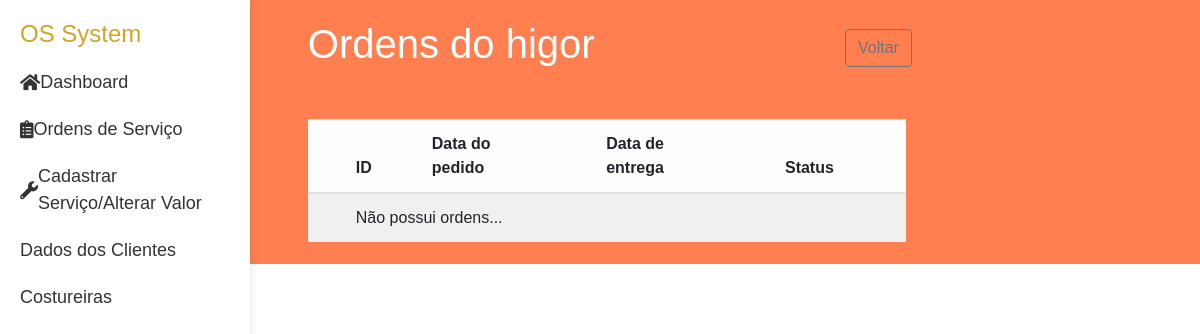
The page /clientes/ordens_cliente_1 on the database as committed earlier.
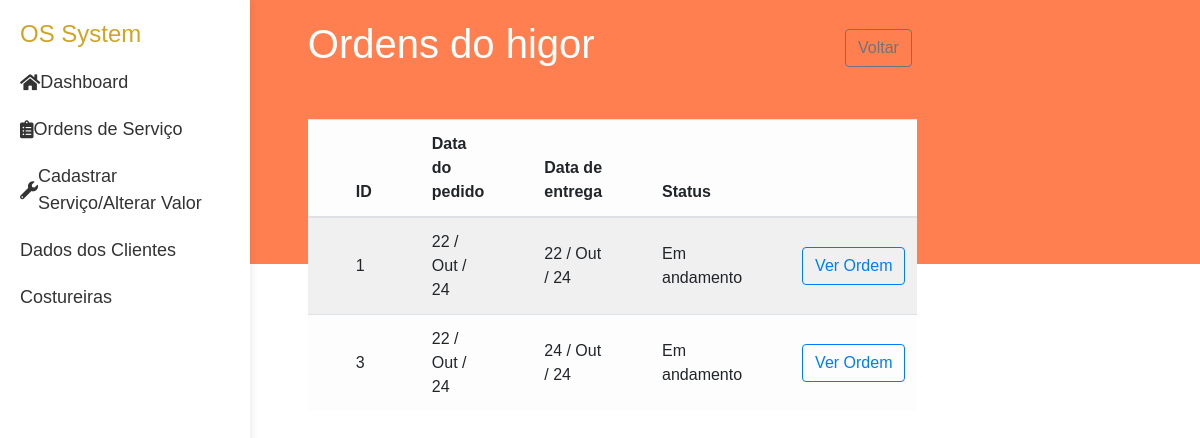
The same page on the database as committed later.
### ordens/models.py (models this page shows, shortened)
class Ordem(models.Model):
    cliente = models.ForeignKey(Cliente, related_name='ordens', on_delete=models.CASCADE)
    data_pedido = models.DateTimeField(auto_now_add=True)
    data_entrega = models.DateField()
    status = models.IntegerField(choices=STATUS, default=0)

### cliente/views.py (the view)
# urls.py: path('ordens_cliente_<int:id>', views.ordens_cliente, name= 'ordens_cliente'),
def ordens_cliente(request, id):
    cliente = get_object_or_404(models.Cliente, pk=id)
    return render(request, 'cliente/ordens_cliente.html',{'cliente':cliente})

### cliente/models.py (called while the page is built)
    def __str__(self):
        return self.nome

### cliente/templates/cliente/ordens_cliente.html
{% extends "layout.html" %}
{% block content %}
<div class='block'>
    <h1>Ordens do {{cliente}}</h1>
    <div>
        <a class='btn btn-outline-secondary' href="{% url "cliente:clientes" %}">Voltar</a>
    </div>
</div>
<div >
    <table class='tabela-cliente-ordem table table-striped table-light'>
        <thead>
            <th>ID</th>
            <th>Data do pedido</th>
            <th>Data de entrega</th>
            <th>Status</th>
            <th></th>
        </thead>
        <tbody>
            {% if cliente.ordens.count  %}
                {% for ordem in cliente.ordens.all %}
                <tr>
                    <td>
                        {{ordem.id}}
                    </td>
                    <td>
                        {{ordem.data_pedido|date:"d / M / y"}}
                    </td>
                    <td>
                        {{ordem.data_entrega|date:"d / M / y"}}
                    </td>
                    <td>
                        Em andamento
                    </td>
                    <td style='text-align: center;'>
                        <a class='btn btn-outline-primary' href="{% url "cliente:preview" ordem.id %}">Ver Ordem</a>
                    </td>
                </tr>
                {% endfor %}
            {% else %}
                <td colspan="5" >Não possui ordens...</td>
            {% endif %}
        </tbody>
    </table>
</div>
{% endblock %}

Rows that differ between the two databases and show on the page:
added Ordem: id "1", data_pedido "22 / Out / 24", data_entrega "22 / Out / 24"
added Ordem: id "3", data_pedido "22 / Out / 24", data_entrega "24 / Out / 24"
Other text that changed with them:
text no longer shown: "Não possui ordens..."
